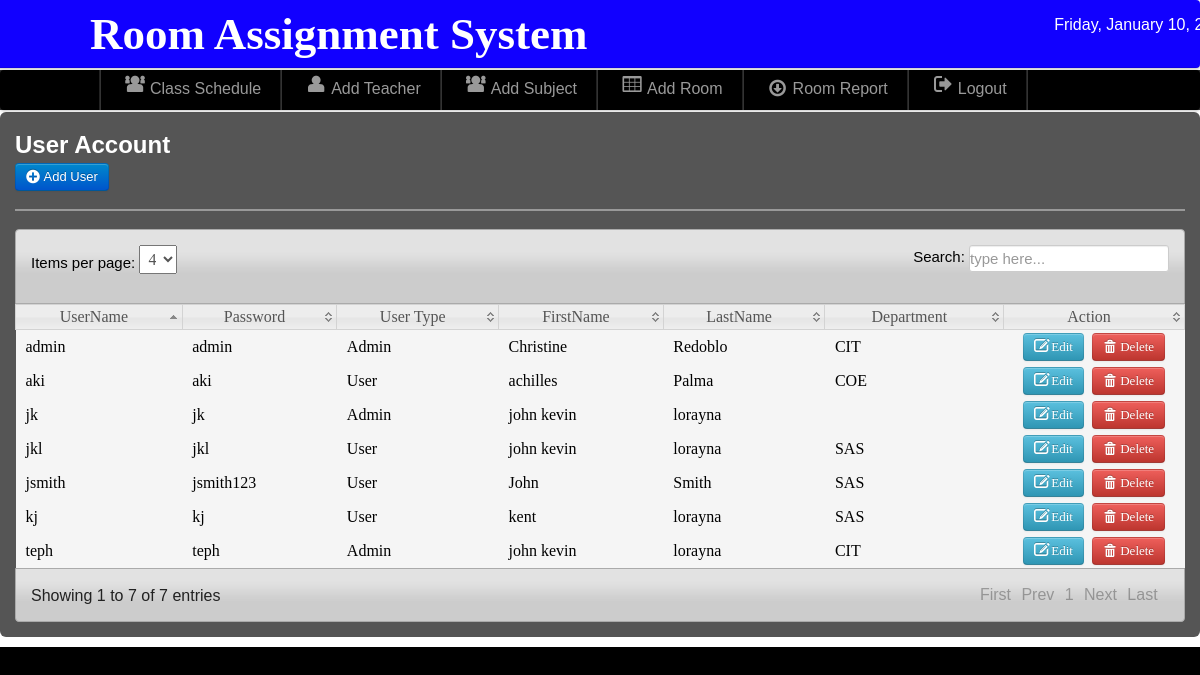
Page /admin/user_account.php (signed in) on the committed database.
### tables this page shows
CREATE TABLE `users` (
  `User_id` int(11) NOT NULL,
  `UserName` varchar(20) NOT NULL,
  `Password` varchar(20) NOT NULL,
  `User_Type` varchar(20) NOT NULL,
  `FirstName` varchar(30) NOT NULL,
  `LastName` varchar(30) NOT NULL,
  `College` varchar(20) NOT NULL
);

### admin/user_account.php (the view, shortened to what this page needs)
<?php
include('./components/header.php');
include('./connection/dbcon.php');
include('./components/nav-top1.php');
include('./components/main.php');
?>
<div class="wrapper">
<div id="element" class="hero-body-schedule">
<h2><font color="white">User Account</font></h2>
	<a class="btn btn-primary"  href="add_user.php">  <i class="icon-plus-sign icon-large"></i>&nbsp;Add User</a>
	<hr>
	<table class="users-table">
<div class="demo_jui">
		<table cellpadding="0" cellspacing="0" border="0" class="display" id="log" class="jtable">
			<thead>
				<tr>
				<th>UserName</th>
				<th>Password</th>
				<th>User Type</th>
				<th>FirstName</th>
				<th>LastName</th>
				<th>Department</th>
				<th>Action</th>
				</tr>
			</thead>
			<tbody>
<?php $result=mysqli_query($conn,"select * from users")or die(mysqli_error());
while($row=mysqli_fetch_array($result)){ $id=$row['User_id'];
?>
<tr class="del<?php echo $id ?>">
	<td><?php echo $row['UserName']; ?></td>
	<td><?php echo $row['Password']; ?></td>
	<td><?php echo $row['User_Type']; ?></td>
	<td><?php echo $row['FirstName']; ?></td>
	<td><?php echo $row['LastName']; ?></td>
	<td><?php echo $row['College']; ?></td>
	<td align="center" width="160">
	<a class="btn btn-info" href="edit_user.php<?php echo '?id='.$id; ?>"><i class="icon-edit icon-large"></i>&nbsp;Edit</a>&nbsp;
	<a class="btn btn-danger1"  data-toggle="modal" href="#<?php echo $id; ?>">  <i class="icon-trash icon-large"></i>&nbsp;Delete</a>
</td>
<?php } ?>
	</tr>
			</tbody>
		</table>
	</div>
</div>
</body>

### admin/components/header.php (shortened to what this page needs)
<html>
<head>
        <link href="css/bootstrap.css" rel="stylesheet" type="text/css" media="screen">
        <link href="css/font-awesome.css" rel="stylesheet" type="text/css" media="screen">
        <link href="css/style.css" rel="stylesheet" type="text/css" media="screen">
        <link href="css/notify/jquery_notification.css" type="text/css" rel="stylesheet" media="screen, projection" />
        <link rel="stylesheet" type="text/css" href="css/jTPS.css">
</head>

### admin/components/nav-top1.php
<div class="navbar navbar-fixed-top">
    <div class="navbar-inner">
        <div class="container">
            <a class="branded"></a>
            <a class="brand">
                <h1>Room Assignment System</h1>
            </a>
            <div class="time_top">
                <font color="white">
                    <?php
                    $Today = date('Y-m-d');
                    $formattedDate = date('l, F d, Y', strtotime($Today));
                    echo $formattedDate;
                    ?>
                </font>
            </div>
        </div>
    </div>
</div>

### admin/components/main.php
<div class="navbar navbar-fixed-top1">
   <div class="navbar-inner1">
      <div class="container">
         <div class="marg">
            <ul class="nav">
               <li class="divider-vertical"></li>
               <li><a href="schedule.php"><i class="icon-group icon-large"></i>Class Schedule</a></li>
               <li class="divider-vertical"></li>
               <li><a href="record.php"><i class="icon-user icon-large"></i>Add Teacher</a></li>
               <li class="divider-vertical"></li>
               <li><a href="subject.php"><i class="icon-group icon-large"></i>Add Subject</a></li>
               <li class="divider-vertical"></li>
               <li><a href="room.php"><i class="icon-table icon-large"></i>Add Room</a></li>
               <li class="divider-vertical"></li>
               <li><a href="report.php"><i class="icon-download icon-large"></i>Room Report</a></li>
               <li class="divider-vertical"></li>
               <li><a id="logout" data-toggle="modal" href="#myModal"><i class="icon-signout icon-large"></i>Logout</a>
               </li>
               <li class="divider-vertical"></li>
            </ul>
         </div>
      </div>
   </div>
</div>

### admin/css/style.css (style rules this page uses)
* { margin:0; padding:0; }
h1 { font-size:45px; }
a { color:#000000; }
.wrapper { margin-top: -43px; background-color: #ffffff; }
html, body { height: 100%; margin: 0; padding: 0; display: flex; flex-direction: column; min-height: 100%; }
.navbar-fixed-top1 { position: fixed; top: 70px; left: 0; right: 0; z-index: 9999; width: 100%; background-color: #333; }

### admin/css/datatable/demo_table_jui.css (style rules this page uses)
table.display thead th { cursor: pointer; padding: 3px 0 3px 10px; }
table.display { border-collapse: collapse; clear: both; margin: 0 auto; width: 100%; }
table.display td { padding: 3px 10px; }
tr.odd { background-color: #f5f5f5; }
tr.even { background-color: #f5f5f5; }
tr.odd td.sorting_1 { background-color: F5F5F5; }
tr.even td.sorting_1 { background-color: F5F5F5; }

### rows in the picture
users: UserName "jk", Password "jk", User_Type "Admin", FirstName "john kevin", LastName "lorayna"
users: UserName "aki", Password "aki", User_Type "User", FirstName "achilles", LastName "Palma", College "COE"
users: UserName "jkl", Password "jkl", User_Type "User", FirstName "john kevin", LastName "lorayna", College "SAS"
users: UserName "kj", Password "kj", User_Type "User", FirstName "kent", LastName "lorayna", College "SAS"
users: UserName "admin", Password "admin", User_Type "Admin", FirstName "Christine", LastName "Redoblo", College "CIT"
users: UserName "teph", Password "teph", User_Type "Admin", FirstName "john kevin", LastName "lorayna", College "CIT"
users: UserName "jsmith", Password "jsmith123", User_Type "User", FirstName "John", LastName "Smith", College "SAS"
